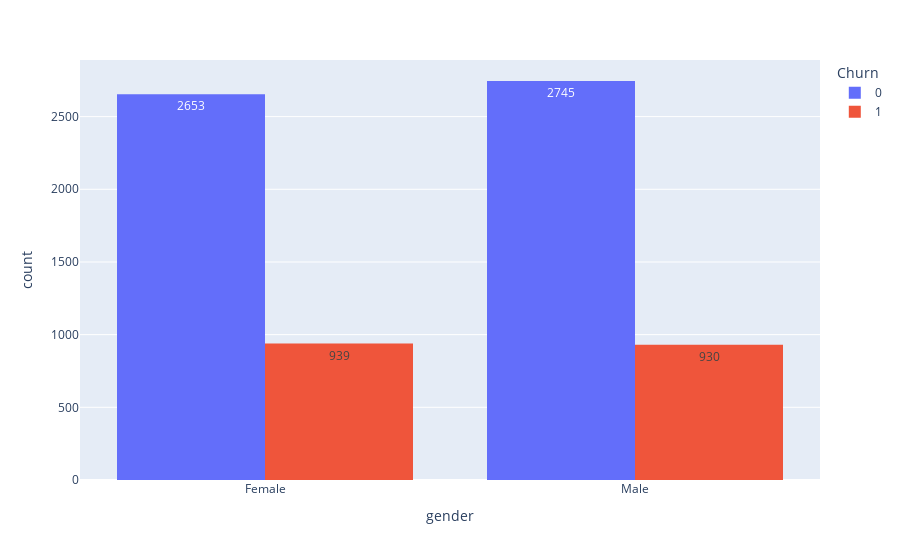

Notebook code for this chart:
### Code cell
px.histogram(datos_normalizados, x="gender", text_auto=True, color="Churn", barmode="group")

### Figure 1 — Plotly figure (JSON) as saved in the notebook; plotly's stock layout.template omitted (floating-point values rounded to 4 significant figures; data arrays with more than 128 entries replaced by an {"elided": "..."} marker saying what was removed)
{"data": [{"alignmentgroup": "True", "bingroup": "x", "hovertemplate": "Churn=0<br>gender=%{x}<br>count=%{y}<extra></extra>", "legendgroup": "0", "marker": {"color": "#636efa", "pattern": {"shape": ""}}, "name": "0", "offsetgroup": "0", "orientation": "v", "showlegend": true, "texttemplate": "%{value}", "type": "histogram", "x": {"elided": "5398 str values"}, "xaxis": "x", "yaxis": "y"}, {"alignmentgroup": "True", "bingroup": "x", "hovertemplate": "Churn=1<br>gender=%{x}<br>count=%{y}<extra></extra>", "legendgroup": "1", "marker": {"color": "#EF553B", "pattern": {"shape": ""}}, "name": "1", "offsetgroup": "1", "orientation": "v", "showlegend": true, "texttemplate": "%{value}", "type": "histogram", "x": {"elided": "1869 str values"}, "xaxis": "x", "yaxis": "y"}], "layout": {"barmode": "group", "legend": {"title": {"text": "Churn"}, "tracegroupgap": 0}, "margin": {"t": 60}, "xaxis": {"anchor": "y", "domain": [0, 1], "title": {"text": "gender"}}, "yaxis": {"anchor": "x", "domain": [0, 1], "title": {"text": "count"}}}}
